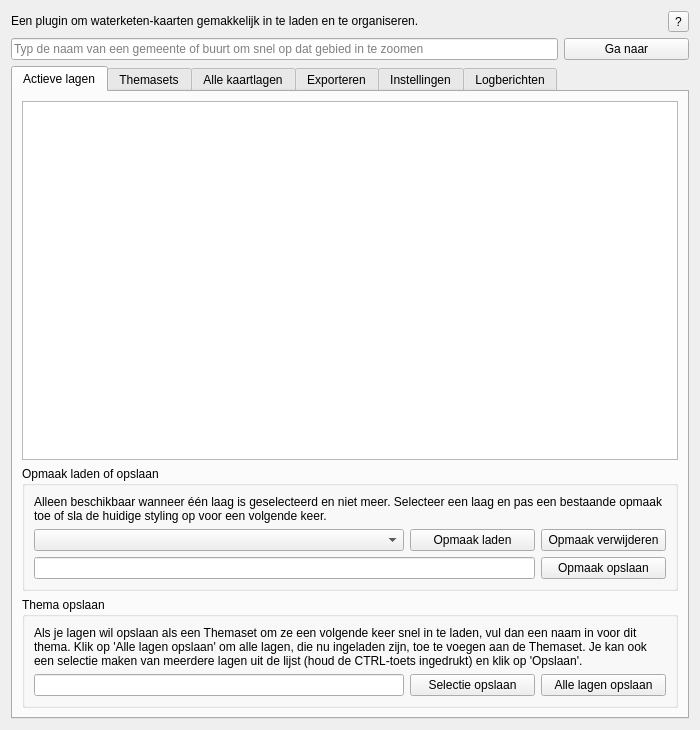
<?xml version="1.0" encoding="UTF-8"?>
<ui version="4.0">
 <class>NADMapsDialogBase</class>
 <widget class="QWidget" name="NADMapsDialogBase">
  <property name="geometry">
   <rect>
    <x>0</x>
    <y>0</y>
    <width>700</width>
    <height>730</height>
   </rect>
  </property>
  <property name="sizePolicy">
   <sizepolicy hsizetype="Expanding" vsizetype="Expanding">
    <horstretch>100</horstretch>
    <verstretch>100</verstretch>
   </sizepolicy>
  </property>
  <property name="maximumSize">
   <size>
    <width>1000</width>
    <height>1000</height>
   </size>
  </property>
  <property name="windowTitle">
   <string>NAD Waterketen Kaarten</string>
  </property>
  <layout class="QVBoxLayout" name="verticalLayout">
   <item>
    <layout class="QGridLayout" name="gridLayoutMain">
     <item row="0" column="0" colspan="2">
      <widget class="QLabel" name="introLabel">
       <property name="sizePolicy">
        <sizepolicy hsizetype="Preferred" vsizetype="Fixed">
         <horstretch>0</horstretch>
         <verstretch>0</verstretch>
        </sizepolicy>
       </property>
       <property name="text">
        <string>Een plugin om waterketen-kaarten gemakkelijk in te laden en te organiseren.</string>
       </property>
       <property name="alignment">
        <set>Qt::AlignLeading|Qt::AlignLeft|Qt::AlignTop</set>
       </property>
      </widget>
     </item>
     <item row="0" column="2">
      <widget class="QToolButton" name="helpButton">
       <property name="toolTip">
        <string>https://github.com/NAD-Dataplatform/NADmaps/wiki</string>
       </property>
       <property name="text">
        <string>?</string>
       </property>
      </widget>
     </item>
     <item row="1" column="0">
      <widget class="QLineEdit" name="zoomLineEdit">
       <property name="autoFillBackground">
        <bool>false</bool>
       </property>
       <property name="placeholderText">
        <string>Typ de naam van een gemeente of buurt om snel op dat gebied in te zoomen</string>
       </property>
       <property name="clearButtonEnabled">
        <bool>true</bool>
       </property>
      </widget>
     </item>
     <item row="1" column="1" colspan="2">
      <widget class="QPushButton" name="zoomButton">
       <property name="sizePolicy">
        <sizepolicy hsizetype="Fixed" vsizetype="Fixed">
         <horstretch>0</horstretch>
         <verstretch>0</verstretch>
        </sizepolicy>
       </property>
       <property name="minimumSize">
        <size>
         <width>125</width>
         <height>0</height>
        </size>
       </property>
       <property name="layoutDirection">
        <enum>Qt::LeftToRight</enum>
       </property>
       <property name="text">
        <string>Ga naar</string>
       </property>
      </widget>
     </item>
    </layout>
   </item>
   <item>
    <widget class="QTabWidget" name="tabWidget">
     <property name="sizePolicy">
      <sizepolicy hsizetype="Expanding" vsizetype="Expanding">
       <horstretch>0</horstretch>
       <verstretch>0</verstretch>
      </sizepolicy>
     </property>
     <property name="focusPolicy">
      <enum>Qt::TabFocus</enum>
     </property>
     <property name="currentIndex">
      <number>0</number>
     </property>
     <widget class="QWidget" name="active_tab">
      <attribute name="title">
       <string>Actieve lagen</string>
      </attribute>
      <layout class="QGridLayout" name="gridLayoutTabActive">
       <item row="1" column="2" colspan="2">
        <widget class="QGroupBox" name="stylingGroupBox">
         <property name="sizePolicy">
          <sizepolicy hsizetype="Expanding" vsizetype="Preferred">
           <horstretch>0</horstretch>
           <verstretch>0</verstretch>
          </sizepolicy>
         </property>
         <property name="title">
          <string>Opmaak laden of opslaan</string>
         </property>
         <layout class="QGridLayout" name="gridLayoutStylingGroupBox">
          <property name="sizeConstraint">
           <enum>QLayout::SetDefaultConstraint</enum>
          </property>
          <item row="0" column="0" colspan="3">
           <widget class="QLabel" name="styling_label">
            <property name="sizePolicy">
             <sizepolicy hsizetype="Preferred" vsizetype="Fixed">
              <horstretch>0</horstretch>
              <verstretch>0</verstretch>
             </sizepolicy>
            </property>
            <property name="text">
             <string>Alleen beschikbaar wanneer één laag is geselecteerd en niet meer. Selecteer een laag en pas een bestaande opmaak toe of sla de huidige styling op voor een volgende keer.</string>
            </property>
            <property name="textFormat">
             <enum>Qt::PlainText</enum>
            </property>
            <property name="scaledContents">
             <bool>false</bool>
            </property>
            <property name="wordWrap">
             <bool>true</bool>
            </property>
           </widget>
          </item>
          <item row="1" column="0">
           <widget class="QComboBox" name="stylingComboBox">
            <property name="sizePolicy">
             <sizepolicy hsizetype="Expanding" vsizetype="Fixed">
              <horstretch>0</horstretch>
              <verstretch>0</verstretch>
             </sizepolicy>
            </property>
           </widget>
          </item>
          <item row="1" column="1">
           <widget class="QPushButton" name="loadStyleButton">
            <property name="sizePolicy">
             <sizepolicy hsizetype="Fixed" vsizetype="Fixed">
              <horstretch>0</horstretch>
              <verstretch>0</verstretch>
             </sizepolicy>
            </property>
            <property name="minimumSize">
             <size>
              <width>125</width>
              <height>0</height>
             </size>
            </property>
            <property name="text">
             <string>Opmaak laden</string>
            </property>
           </widget>
          </item>
          <item row="1" column="2">
           <widget class="QPushButton" name="removeStyleButton">
            <property name="sizePolicy">
             <sizepolicy hsizetype="Fixed" vsizetype="Fixed">
              <horstretch>0</horstretch>
              <verstretch>0</verstretch>
             </sizepolicy>
            </property>
            <property name="minimumSize">
             <size>
              <width>125</width>
              <height>0</height>
             </size>
            </property>
            <property name="text">
             <string>Opmaak verwijderen</string>
            </property>
           </widget>
          </item>
          <item row="2" column="0" colspan="2">
           <widget class="QLineEdit" name="saveStylingLineEdit">
            <property name="clearButtonEnabled">
             <bool>true</bool>
            </property>
           </widget>
          </item>
          <item row="2" column="2">
           <widget class="QPushButton" name="saveStyleButton">
            <property name="sizePolicy">
             <sizepolicy hsizetype="Minimum" vsizetype="Fixed">
              <horstretch>0</horstretch>
              <verstretch>0</verstretch>
             </sizepolicy>
            </property>
            <property name="minimumSize">
             <size>
              <width>125</width>
              <height>0</height>
             </size>
            </property>
            <property name="text">
             <string>Opmaak opslaan</string>
            </property>
           </widget>
          </item>
         </layout>
        </widget>
       </item>
       <item row="2" column="2" colspan="2">
        <widget class="QGroupBox" name="themaGroupBox">
         <property name="sizePolicy">
          <sizepolicy hsizetype="Preferred" vsizetype="Preferred">
           <horstretch>0</horstretch>
           <verstretch>0</verstretch>
          </sizepolicy>
         </property>
         <property name="title">
          <string>Thema opslaan</string>
         </property>
         <layout class="QGridLayout" name="gridLayoutThemaGroupBox">
          <item row="0" column="0" colspan="3">
           <widget class="QLabel" name="thema_label">
            <property name="sizePolicy">
             <sizepolicy hsizetype="Preferred" vsizetype="Fixed">
              <horstretch>0</horstretch>
              <verstretch>0</verstretch>
             </sizepolicy>
            </property>
            <property name="text">
             <string>Als je lagen wil opslaan als een Themaset om ze een volgende keer snel in te laden, vul dan een naam in voor dit thema. Klik op 'Alle lagen opslaan' om alle lagen, die nu ingeladen zijn, toe te voegen aan de Themaset. Je kan ook een selectie maken van meerdere lagen uit de lijst (houd de CTRL-toets ingedrukt) en klik op 'Opslaan'.</string>
            </property>
            <property name="textFormat">
             <enum>Qt::PlainText</enum>
            </property>
            <property name="scaledContents">
             <bool>false</bool>
            </property>
            <property name="wordWrap">
             <bool>true</bool>
            </property>
           </widget>
          </item>
          <item row="1" column="0">
           <widget class="QLineEdit" name="saveThemaLineEdit">
            <property name="clearButtonEnabled">
             <bool>true</bool>
            </property>
           </widget>
          </item>
          <item row="1" column="1">
           <widget class="QPushButton" name="saveThemaButton">
            <property name="sizePolicy">
             <sizepolicy hsizetype="Fixed" vsizetype="Fixed">
              <horstretch>0</horstretch>
              <verstretch>0</verstretch>
             </sizepolicy>
            </property>
            <property name="minimumSize">
             <size>
              <width>125</width>
              <height>0</height>
             </size>
            </property>
            <property name="text">
             <string>Selectie opslaan</string>
            </property>
           </widget>
          </item>
          <item row="1" column="2">
           <widget class="QPushButton" name="saveAllThemaButton">
            <property name="sizePolicy">
             <sizepolicy hsizetype="Fixed" vsizetype="Fixed">
              <horstretch>0</horstretch>
              <verstretch>0</verstretch>
             </sizepolicy>
            </property>
            <property name="minimumSize">
             <size>
              <width>125</width>
              <height>0</height>
             </size>
            </property>
            <property name="text">
             <string>Alle lagen opslaan</string>
            </property>
           </widget>
          </item>
         </layout>
        </widget>
       </item>
       <item row="0" column="2" colspan="2">
        <widget class="QTableView" name="activeMapListView">
         <property name="enabled">
          <bool>true</bool>
         </property>
         <property name="sizePolicy">
          <sizepolicy hsizetype="Expanding" vsizetype="MinimumExpanding">
           <horstretch>30</horstretch>
           <verstretch>0</verstretch>
          </sizepolicy>
         </property>
         <property name="minimumSize">
          <size>
           <width>300</width>
           <height>200</height>
          </size>
         </property>
         <property name="whatsThis">
          <string/>
         </property>
         <property name="sizeAdjustPolicy">
          <enum>QAbstractScrollArea::AdjustIgnored</enum>
         </property>
        </widget>
       </item>
      </layout>
     </widget>
     <widget class="QWidget" name="thema_tab">
      <attribute name="title">
       <string>Themasets</string>
      </attribute>
      <layout class="QGridLayout" name="gridLayoutTabStart">
       <item row="2" column="0" colspan="2">
        <widget class="QGroupBox" name="filterThemaGroupBox">
         <property name="sizePolicy">
          <sizepolicy hsizetype="Expanding" vsizetype="Minimum">
           <horstretch>0</horstretch>
           <verstretch>0</verstretch>
          </sizepolicy>
         </property>
         <property name="maximumSize">
          <size>
           <width>16777215</width>
           <height>100</height>
          </size>
         </property>
         <property name="title">
          <string>Filteren</string>
         </property>
         <layout class="QGridLayout" name="gridLayoutFilterThemaGroupBox">
          <item row="0" column="0" colspan="3">
           <widget class="QLabel" name="styling_label">
            <property name="sizePolicy">
             <sizepolicy hsizetype="Preferred" vsizetype="Fixed">
              <horstretch>0</horstretch>
              <verstretch>0</verstretch>
             </sizepolicy>
            </property>
            <property name="text">
             <string>Filter een thema of voeg een geselecteerd thema toe aan je favorieten.</string>
            </property>
            <property name="textFormat">
             <enum>Qt::PlainText</enum>
            </property>
            <property name="scaledContents">
             <bool>false</bool>
            </property>
            <property name="wordWrap">
             <bool>true</bool>
            </property>
           </widget>
          </item>
          <item row="1" column="0">
           <widget class="QCheckBox" name="pluginThemaCheckBox">
            <property name="text">
             <string>Toon plugin-thema's</string>
            </property>
            <property name="checked">
             <bool>true</bool>
            </property>
           </widget>
          </item>
          <item row="1" column="1">
           <widget class="QCheckBox" name="userThemaCheckBox">
            <property name="text">
             <string>Toon gebruikers-thema's</string>
            </property>
            <property name="checked">
             <bool>true</bool>
            </property>
           </widget>
          </item>
          <item row="1" column="2">
           <widget class="QCheckBox" name="favoriteThemaCheckBox">
            <property name="text">
             <string>Toon alleen favorieten</string>
            </property>
           </widget>
          </item>
         </layout>
        </widget>
       </item>
       <item row="1" column="0" colspan="2">
        <widget class="QGroupBox" name="filterThemaGroupBox">
         <property name="sizePolicy">
          <sizepolicy hsizetype="Expanding" vsizetype="Expanding">
           <horstretch>0</horstretch>
           <verstretch>0</verstretch>
          </sizepolicy>
         </property>
         <property name="maximumSize">
          <size>
           <width>16777215</width>
           <height>200</height>
          </size>
         </property>
         <property name="title">
          <string>Kaartlagen in deze Themaset</string>
         </property>
         <layout class="QGridLayout" name="gridLayoutFilterThemaGroupBox">
          <item row="2" column="0">
           <widget class="QTableView" name="themaMapListView">
            <property name="maximumSize">
             <size>
              <width>16777215</width>
              <height>16777215</height>
             </size>
            </property>
           </widget>
          </item>
         </layout>
        </widget>
       </item>
       <item row="0" column="0">
        <widget class="QTableView" name="themaView">
         <property name="sizePolicy">
          <sizepolicy hsizetype="Expanding" vsizetype="Expanding">
           <horstretch>0</horstretch>
           <verstretch>200</verstretch>
          </sizepolicy>
         </property>
         <property name="maximumSize">
          <size>
           <width>16777215</width>
           <height>16777215</height>
          </size>
         </property>
        </widget>
       </item>
       <item row="3" column="0" colspan="2">
        <widget class="QGroupBox" name="deletaThemaGroupBox">
         <property name="sizePolicy">
          <sizepolicy hsizetype="Preferred" vsizetype="Minimum">
           <horstretch>0</horstretch>
           <verstretch>0</verstretch>
          </sizepolicy>
         </property>
         <property name="maximumSize">
          <size>
           <width>16777215</width>
           <height>100</height>
          </size>
         </property>
         <property name="title">
          <string>Thema verwijderen</string>
         </property>
         <layout class="QGridLayout" name="gridLayoutDeleteThemaGroupBox">
          <item row="0" column="0" colspan="3">
           <widget class="QLabel" name="styling_label">
            <property name="sizePolicy">
             <sizepolicy hsizetype="Preferred" vsizetype="Fixed">
              <horstretch>0</horstretch>
              <verstretch>0</verstretch>
             </sizepolicy>
            </property>
            <property name="text">
             <string>Om een Themaset te verwijderen, selecteer het thema en klik op verwijderen.</string>
            </property>
            <property name="textFormat">
             <enum>Qt::PlainText</enum>
            </property>
            <property name="scaledContents">
             <bool>false</bool>
            </property>
            <property name="wordWrap">
             <bool>true</bool>
            </property>
           </widget>
          </item>
          <item row="1" column="0">
           <spacer name="horizontalSpacer">
            <property name="orientation">
             <enum>Qt::Horizontal</enum>
            </property>
            <property name="sizeHint" stdset="0">
             <size>
              <width>40</width>
              <height>20</height>
             </size>
            </property>
           </spacer>
          </item>
          <item row="1" column="1">
           <widget class="QPushButton" name="deleteThemaButton">
            <property name="sizePolicy">
             <sizepolicy hsizetype="Fixed" vsizetype="Fixed">
              <horstretch>0</horstretch>
              <verstretch>0</verstretch>
             </sizepolicy>
            </property>
            <property name="minimumSize">
             <size>
              <width>125</width>
              <height>0</height>
             </size>
            </property>
            <property name="text">
             <string>Thema verwijderen</string>
            </property>
           </widget>
          </item>
         </layout>
        </widget>
       </item>
      </layout>
     </widget>
     <widget class="QWidget" name="lagen_tab">
      <attribute name="title">
       <string>Alle kaartlagen</string>
      </attribute>
      <layout class="QGridLayout" name="gridLayoutTabLayers">
       <item row="0" column="0">
        <widget class="QLineEdit" name="searchLineEdit">
         <property name="autoFillBackground">
          <bool>false</bool>
         </property>
         <property name="placeholderText">
          <string>Type de naam van een laag en/of service relevante lagen te zien</string>
         </property>
         <property name="clearButtonEnabled">
          <bool>true</bool>
         </property>
        </widget>
       </item>
       <item row="1" column="0">
        <widget class="QTableView" name="mapListView">
         <property name="enabled">
          <bool>true</bool>
         </property>
         <property name="sizePolicy">
          <sizepolicy hsizetype="Expanding" vsizetype="Expanding">
           <horstretch>30</horstretch>
           <verstretch>0</verstretch>
          </sizepolicy>
         </property>
         <property name="minimumSize">
          <size>
           <width>300</width>
           <height>0</height>
          </size>
         </property>
         <property name="whatsThis">
          <string/>
         </property>
         <property name="sizeAdjustPolicy">
          <enum>QAbstractScrollArea::AdjustToContents</enum>
         </property>
        </widget>
       </item>
      </layout>
     </widget>
     <widget class="QWidget" name="export_tab">
      <attribute name="title">
       <string>Exporteren</string>
      </attribute>
      <layout class="QVBoxLayout" name="verticalLayoutFile">
       <item>
        <widget class="QGroupBox" name="groupBoxExport">
         <property name="title">
          <string>Export instellingen</string>
         </property>
         <layout class="QVBoxLayout" name="verticalLayout_2">
          <item>
           <widget class="QLabel" name="label_FileName">
            <property name="text">
             <string>Voer bestandsnaam in:</string>
            </property>
           </widget>
          </item>
          <item>
           <layout class="QHBoxLayout" name="horizontalLayoutFile">
            <item>
             <widget class="QLineEdit" name="lineEdit_FileName"/>
            </item>
           </layout>
          </item>
          <item>
           <widget class="QLabel" name="label_AddToLayout">
            <property name="text">
             <string>Voeg toe aan mijn layout:</string>
            </property>
           </widget>
          </item>
          <item>
           <layout class="QHBoxLayout" name="horizontalLayout">
            <property name="sizeConstraint">
             <enum>QLayout::SetDefaultConstraint</enum>
            </property>
            <property name="leftMargin">
             <number>0</number>
            </property>
            <property name="topMargin">
             <number>0</number>
            </property>
            <property name="rightMargin">
             <number>0</number>
            </property>
            <property name="bottomMargin">
             <number>0</number>
            </property>
            <item>
             <widget class="QCheckBox" name="checkBox_Noordpijl">
              <property name="text">
               <string>Noordpijl</string>
              </property>
             </widget>
            </item>
            <item>
             <widget class="QComboBox" name="comboBox_NoordpijlPlacement"/>
            </item>
           </layout>
          </item>
          <item>
           <layout class="QHBoxLayout" name="horizontalLayout_2">
            <property name="leftMargin">
             <number>0</number>
            </property>
            <property name="topMargin">
             <number>0</number>
            </property>
            <property name="rightMargin">
             <number>0</number>
            </property>
            <property name="bottomMargin">
             <number>0</number>
            </property>
            <item>
             <widget class="QCheckBox" name="checkBox_Legenda">
              <property name="text">
               <string>Legenda</string>
              </property>
             </widget>
            </item>
            <item>
             <widget class="QComboBox" name="comboBox_LegendaPlacement">
              <property name="enabled">
               <bool>true</bool>
              </property>
              <property name="currentText">
               <string extracomment="Selecteer de locatie van de legenda"/>
              </property>
             </widget>
            </item>
           </layout>
          </item>
          <item>
           <layout class="QHBoxLayout" name="horizontalLayout_3">
            <property name="leftMargin">
             <number>0</number>
            </property>
            <property name="topMargin">
             <number>0</number>
            </property>
            <property name="rightMargin">
             <number>0</number>
            </property>
            <property name="bottomMargin">
             <number>0</number>
            </property>
            <item>
             <widget class="QCheckBox" name="checkBox_Schaalbalk">
              <property name="text">
               <string>Schaalbalk</string>
              </property>
             </widget>
            </item>
            <item>
             <widget class="QComboBox" name="comboBox_SchaalbalkPlacement"/>
            </item>
           </layout>
          </item>
          <item>
           <layout class="QHBoxLayout" name="horizontalLayout_4">
            <property name="leftMargin">
             <number>0</number>
            </property>
            <property name="topMargin">
             <number>0</number>
            </property>
            <property name="rightMargin">
             <number>0</number>
            </property>
            <property name="bottomMargin">
             <number>0</number>
            </property>
            <item>
             <widget class="QCheckBox" name="checkBox_Titel">
              <property name="text">
               <string>Titel</string>
              </property>
             </widget>
            </item>
            <item>
             <widget class="QLineEdit" name="lineEdit_Titel">
              <property name="placeholderText">
               <string>Voer titel in</string>
              </property>
             </widget>
            </item>
            <item>
             <widget class="QSpinBox" name="spinBox_TitelFontSize">
              <property name="value">
               <number>20</number>
              </property>
             </widget>
            </item>
           </layout>
          </item>
          <item>
           <widget class="QLabel" name="label_PapierFormaat">
            <property name="text">
             <string>Papierformaat:</string>
            </property>
           </widget>
          </item>
          <item>
           <widget class="QComboBox" name="comboBox_PapierFormaat">
            <property name="currentText">
             <string extracomment="selecteer papierformaat..."/>
            </property>
           </widget>
          </item>
          <item>
           <widget class="QLabel" name="label_BestandsFormaat">
            <property name="text">
             <string>Bestandsformaat:</string>
            </property>
           </widget>
          </item>
          <item>
           <widget class="QComboBox" name="comboBox_BestandsFormaat"/>
          </item>
          <item>
           <widget class="QLabel" name="label_PrintQuality">
            <property name="text">
             <string>Kwaliteit van afdruk:</string>
            </property>
           </widget>
          </item>
          <item>
           <widget class="QComboBox" name="comboBox_PrintQuality"/>
          </item>
         </layout>
        </widget>
       </item>
       <item>
        <widget class="QPushButton" name="pushButton_ExporteerMap">
         <property name="text">
          <string>Exporteer</string>
         </property>
        </widget>
       </item>
       <item>
        <spacer name="verticalSpacer">
         <property name="orientation">
          <enum>Qt::Vertical</enum>
         </property>
         <property name="sizeHint" stdset="0">
          <size>
           <width>20</width>
           <height>40</height>
          </size>
         </property>
        </spacer>
       </item>
      </layout>
     </widget>
     <widget class="QWidget" name="file_tab">
      <attribute name="title">
       <string>Instellingen</string>
      </attribute>
      <layout class="QVBoxLayout" name="verticalLayoutFile">
       <item>
        <widget class="QGroupBox" name="groupBoxFileSelection">
         <property name="title">
          <string>Werkmap</string>
         </property>
         <layout class="QVBoxLayout" name="verticalLayoutFileSelection">
          <item>
           <widget class="QLabel" name="labelSelectFolder">
            <property name="text">
             <string>Selecteer een werkmap:</string>
            </property>
           </widget>
          </item>
          <item>
           <layout class="QHBoxLayout" name="horizontalLayoutFile">
            <item>
             <widget class="QLineEdit" name="lineEditFilePath"/>
            </item>
            <item>
             <widget class="QPushButton" name="set_working_dir">
              <property name="text">
               <string>Browse...</string>
              </property>
             </widget>
            </item>
           </layout>
          </item>
         </layout>
        </widget>
       </item>
       <item>
        <widget class="QGroupBox" name="groupBoxZoomArea">
         <property name="toolTip">
          <string/>
         </property>
         <property name="title">
          <string>Werkgebied</string>
         </property>
         <layout class="QVBoxLayout" name="verticalLayout_3">
          <item>
           <widget class="QLabel" name="label">
            <property name="toolTip">
             <string>Als QGIS opnieuw wordt gestart dan wordt dit gebied ingeladen</string>
            </property>
            <property name="text">
             <string>Sla een standaard werkgebied op</string>
            </property>
           </widget>
          </item>
          <item>
           <layout class="QHBoxLayout" name="horizontalLayout">
            <item>
             <widget class="QLineEdit" name="lineEdit_StandardArea">
              <property name="toolTip">
               <string/>
              </property>
              <property name="text">
               <string/>
              </property>
              <property name="readOnly">
               <bool>true</bool>
              </property>
              <property name="placeholderText">
               <string>Klik op 'Opslaan' om de bovenin gekozen gemeente of buurt op te slaan</string>
              </property>
              <property name="clearButtonEnabled">
               <bool>false</bool>
              </property>
             </widget>
            </item>
            <item>
             <widget class="QPushButton" name="pushButton_SaveStandardArea">
              <property name="toolTip">
               <string/>
              </property>
              <property name="text">
               <string>Opslaan</string>
              </property>
             </widget>
            </item>
           </layout>
          </item>
          <item>
           <widget class="QCheckBox" name="checkBox_StandardArea">
            <property name="text">
             <string>Zoom naar dit gebied bij opstarten</string>
            </property>
           </widget>
          </item>
         </layout>
        </widget>
       </item>
       <item>
        <widget class="QGroupBox" name="groupBoxAutoStart">
         <property name="title">
          <string>Automatisch opstarten</string>
         </property>
         <layout class="QVBoxLayout" name="verticalLayout_4">
          <item>
           <widget class="QCheckBox" name="checkBox_AutoStart">
            <property name="text">
             <string>Start plug-in automatisch op bij opstarten QGIS</string>
            </property>
           </widget>
          </item>
         </layout>
        </widget>
       </item>
       <item>
        <widget class="QGroupBox" name="groupBoxmaxNumFeatures">
         <property name="title">
          <string>Lagen inladen</string>
         </property>
         <layout class="QVBoxLayout" name="verticalLayout_5">
          <item>
           <widget class="QCheckBox" name="checkBox_MaxNumFeatures">
            <property name="text">
             <string>Gebruik bij het inladen een maximaal aantal objecten</string>
            </property>
            <property name="tristate">
             <bool>false</bool>
            </property>
           </widget>
          </item>
          <item>
           <widget class="QLabel" name="label_MaxNumFeatures">
            <property name="text">
             <string>Maximum aantal te laden objecten (in stappen van 100):</string>
            </property>
           </widget>
          </item>
          <item>
           <widget class="QSpinBox" name="spinBox_MaxNumFeatures">
            <property name="minimum">
             <number>1</number>
            </property>
            <property name="maximum">
             <number>1000000</number>
            </property>
            <property name="singleStep">
             <number>100</number>
            </property>
            <property name="value">
             <number>5000</number>
            </property>
           </widget>
          </item>
         </layout>
        </widget>
       </item>
       <item>
        <widget class="QGroupBox" name="groupBoxGetLayers">
         <property name="title">
          <string>Lagen verversen</string>
         </property>
         <layout class="QVBoxLayout" name="verticalLayout_5">
          <item>
           <widget class="QLabel" name="labelGetLayers">
            <property name="text">
             <string>Haal opnieuw de kaartlagen uit PDOK en andere servers op</string>
            </property>
           </widget>
          </item>
          <item>
           <widget class="QPushButton" name="pushButtonGetLayers">
            <property name="text">
             <string>Opnieuw ophalen</string>
            </property>
           </widget>
          </item>
         </layout>
        </widget>
       </item>
       <item>
        <spacer name="verticalSpacer">
         <property name="orientation">
          <enum>Qt::Vertical</enum>
         </property>
         <property name="sizeHint" stdset="0">
          <size>
           <width>20</width>
           <height>40</height>
          </size>
         </property>
        </spacer>
       </item>
      </layout>
     </widget>
     <widget class="QWidget" name="log_tab">
      <attribute name="title">
       <string>Logberichten</string>
      </attribute>
      <layout class="QGridLayout" name="gridLayoutTabLog">
       <item row="0" column="0">
        <widget class="QTableView" name="logView"/>
       </item>
       <item row="1" column="0">
        <widget class="QWidget" name="testWidget" native="true">
         <property name="sizePolicy">
          <sizepolicy hsizetype="Minimum" vsizetype="Preferred">
           <horstretch>0</horstretch>
           <verstretch>0</verstretch>
          </sizepolicy>
         </property>
         <property name="minimumSize">
          <size>
           <width>0</width>
           <height>50</height>
          </size>
         </property>
        </widget>
       </item>
      </layout>
     </widget>
    </widget>
   </item>
  </layout>
 </widget>
 <resources/>
 <connections/>
</ui>
